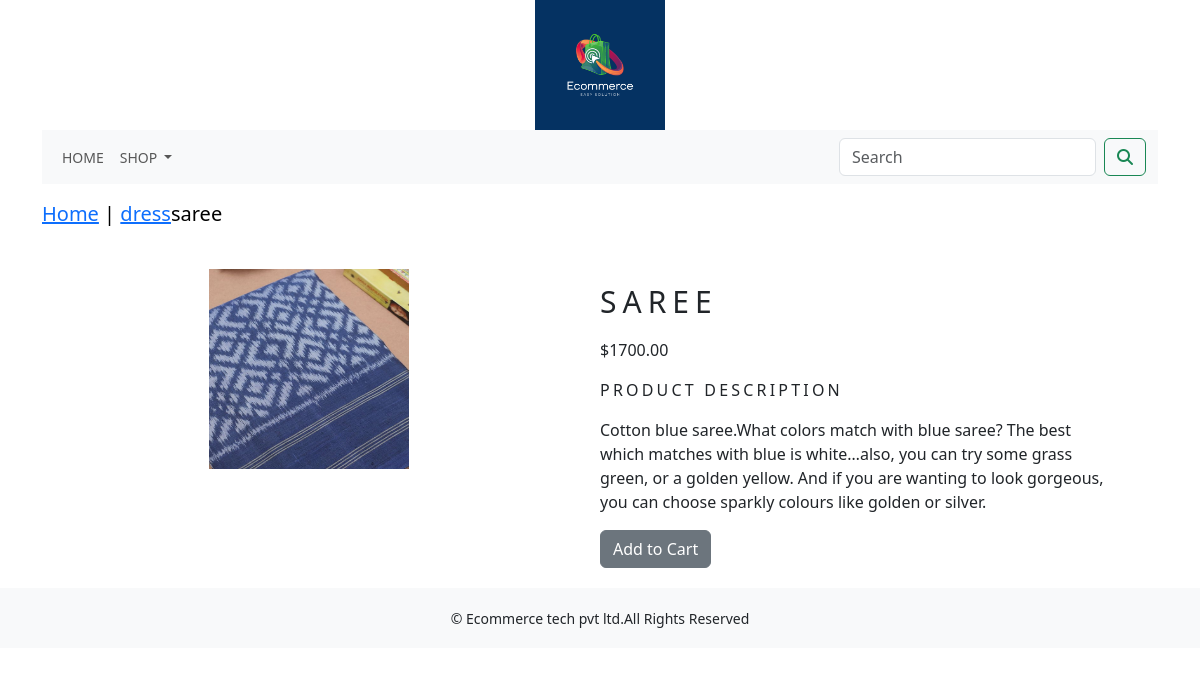
The app's page /shop/dress/saree/ with its own data.
### shop/models.py (models this page shows, shortened)
class Product(models.Model):
    name = models.CharField(max_length=250,unique=True)
    slug = models.SlugField(max_length=250, unique=True)
    description = models.TextField(blank=True)
    price=models.DecimalField(max_digits=10,decimal_places=2)
    category=models.ForeignKey(Category,on_delete=models.CASCADE)
    image=models.ImageField(upload_to='product',blank=True)
    stock=models.IntegerField()
    available=models.BooleanField(default=True)
    created=models.DateTimeField(auto_now_add=True)
    updated=models.DateTimeField(auto_now=True)
    class Meta:
        ordering=('name',)
        verbose_name='product'
        verbose_name_plural='products'

class Category(models.Model):
    name=models.CharField(max_length=250,unique=True)
    slug=models.SlugField(max_length=250,unique=True)
    description=models.TextField(blank=True)
    image=models.ImageField(upload_to='category',blank=True)
    class Meta:
        ordering=('name',)
        verbose_name='category'
        verbose_name_plural='categories'
    def get_url(self):
        return reverse('shop:products_by_category',args=[self.slug])
    def __str__(self):
        return '{}'.format(self.name)

### shop/views.py (the view)
# urls.py: path('<slug:c_slug>/<slug:product_slug>/',views.proDetail,name='prodCatdetail'),
def proDetail(request,c_slug,product_slug):
   try:
      product = Product.objects.get(category__slug=c_slug,slug=product_slug)
   except Exception as e:
      raise e
   return render(request,'product.html',{'product':product})

### cart/context_processors.py (called while the page is built)
def counter(request):
    item_count=0
    if 'admin' in request.path:
        return {}
    else:
        try:
            cart=Cart.objects.filter(cart_id=cart_id(request))
            cart_items=CartItem.objects.all().filter(cart=cart[:1])
            for cart_item in cart_items:
                item_count += cart_item.quantity
        except Cart.DoesNotExist:
            item_count=0
    return dict(item_count=item_count)

### cart/views.py (called while the page is built)
def cart_id(request):
    cart = request.session.session_key
    if not cart:
        cart = request.session.create()
    return cart

### shop/context_processors.py (called while the page is built)
def menu_links(request):
    links=Category.objects.all()
    return dict(links=links)

### templates/product.html (shortened to what this page needs)
{% extends 'base.html' %}
{% load static %}
{% block content %}
<div class="row my_prod_row_class">
    <div class="mx_auto">
        <p><a href="{% url 'shop:allProdCat' %}">Home</a> | <a href="{{product.category.get_url}}">{{product.category}}</a>{{product.name}}</p>
    </div>
<div class="container"></div>
<br>
<div class="row">
    <div class="col-12 col-sm-12 col-md-12 col-lg-6 text-center">
        <div style="min-width:18rem">
            <img src="{{product.image.url}}" alt="{{product.name}}" width="200px;" height="200px;">
        </div>
    </div>
       <div class="col-12 col-sm-12 col-md-12 col-lg-6">
           <div>
           <h1 class="my_prod_title">{{product.name}}</h1>
           <p>${{product.price}}</p>
           <p class="my_title">Product Description</p>
           <p class="text-justify my_prod_text">{{product.description}}</p>
           {% if product.stock <= 0 %}
           <p class="text-justify my_prod_text"><b>Out of Stock</b></p>
           {% else %}
           <a class="btn btn-secondary " href="{% url 'cart:add_cart' product.id %}">Add to Cart</a>
           {% endif %}
       </div>
   </div>
       </div>
    </div>
{% endblock %}

### static/css/custom.css (style rules this page uses)
body { font-family: 'Roboto', sans-serif; }
.my_title { font-size:16px; text-transform:uppercase; letter-spacing:.2em; }
.my_prod_row_class { padding-top:15px; padding-bottom:20px; }
.my_prod_row_class .mx_auto { color:#000; font-size:20px; text-decoration:none; }
.my_prod_title { font-size:30px; text-transform:uppercase; letter-spacing:.2em; padding-top:15px; padding-bottom:10px; }
.my_prod_text { padding-right:20px; }

### records on screen
Product: category "dress", name "saree", image (picture), name "SAREE", price "1700.00", description "Cotton blue saree.What colors match with blue saree? The best which matches with blue is white…also, you can try some grass green, or a golden yellow. And if you are wanting to look gorgeous, you can choose sparkly colours like golden or silver."
